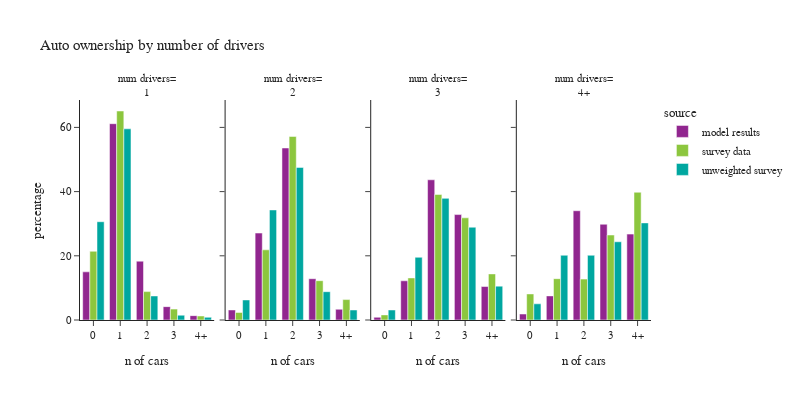

The code cell stored with this chart in its notebook:
### Code cell
plot_auto(hh_data.loc[hh_data['num_drivers_simple']!="0"],'num_drivers_simple','number of drivers','num drivers')

### Figure 1 — Plotly figure (JSON) as saved in the notebook; plotly's stock layout.template omitted (floating-point values rounded to 4 significant figures)
{"data": [{"alignmentgroup": "True", "hovertemplate": "source=model results<br>num_drivers_simple=1<br>auto_ownership_simple=%{x}<br>percentage=%{y}<extra></extra>", "legendgroup": "model results", "marker": {"color": "#91268F", "pattern": {"shape": ""}}, "name": "model results", "offsetgroup": "model results", "orientation": "v", "showlegend": true, "textposition": "auto", "type": "bar", "x": ["0", "1", "2", "3", "4+"], "xaxis": "x", "y": [15.0, 61.15, 18.33, 4.163, 1.359], "yaxis": "y"}, {"alignmentgroup": "True", "hovertemplate": "source=model results<br>num_drivers_simple=2<br>auto_ownership_simple=%{x}<br>percentage=%{y}<extra></extra>", "legendgroup": "model results", "marker": {"color": "#91268F", "pattern": {"shape": ""}}, "name": "model results", "offsetgroup": "model results", "orientation": "v", "showlegend": false, "textposition": "auto", "type": "bar", "x": ["0", "1", "2", "3", "4+"], "xaxis": "x2", "y": [3.127, 27.08, 53.59, 12.86, 3.342], "yaxis": "y2"}, {"alignmentgroup": "True", "hovertemplate": "source=model results<br>num_drivers_simple=3<br>auto_ownership_simple=%{x}<br>percentage=%{y}<extra></extra>", "legendgroup": "model results", "marker": {"color": "#91268F", "pattern": {"shape": ""}}, "name": "model results", "offsetgroup": "model results", "orientation": "v", "showlegend": false, "textposition": "auto", "type": "bar", "x": ["0", "1", "2", "3", "4+"], "xaxis": "x3", "y": [0.8429, 12.21, 43.68, 32.84, 10.43], "yaxis": "y3"}, {"alignmentgroup": "True", "hovertemplate": "source=model results<br>num_drivers_simple=4+<br>auto_ownership_simple=%{x}<br>percentage=%{y}<extra></extra>", "legendgroup": "model results", "marker": {"color": "#91268F", "pattern": {"shape": ""}}, "name": "model results", "offsetgroup": "model results", "orientation": "v", "showlegend": false, "textposition": "auto", "type": "bar", "x": ["0", "1", "2", "3", "4+"], "xaxis": "x4", "y": [1.863, 7.514, 34.04, 29.83, 26.76], "yaxis": "y4"}, {"alignmentgroup": "True", "hovertemplate": "source=survey data<br>num_drivers_simple=1<br>auto_ownership_simple=%{x}<br>percentage=%{y}<extra></extra>", "legendgroup": "survey data", "marker": {"color": "#8CC63E", "pattern": {"shape": ""}}, "name": "survey data", "offsetgroup": "survey data", "orientation": "v", "showlegend": true, "textposition": "auto", "type": "bar", "x": ["0", "1", "2", "3", "4+"], "xaxis": "x", "y": [21.4, 65.11, 8.845, 3.391, 1.251], "yaxis": "y"}, {"alignmentgroup": "True", "hovertemplate": "source=survey data<br>num_drivers_simple=2<br>auto_ownership_simple=%{x}<br>percentage=%{y}<extra></extra>", "legendgroup": "survey data", "marker": {"color": "#8CC63E", "pattern": {"shape": ""}}, "name": "survey data", "offsetgroup": "survey data", "orientation": "v", "showlegend": false, "textposition": "auto", "type": "bar", "x": ["0", "1", "2", "3", "4+"], "xaxis": "x2", "y": [2.352, 21.86, 57.19, 12.24, 6.36], "yaxis": "y2"}, {"alignmentgroup": "True", "hovertemplate": "source=survey data<br>num_drivers_simple=3<br>auto_ownership_simple=%{x}<br>percentage=%{y}<extra></extra>", "legendgroup": "survey data", "marker": {"color": "#8CC63E", "pattern": {"shape": ""}}, "name": "survey data", "offsetgroup": "survey data", "orientation": "v", "showlegend": false, "textposition": "auto", "type": "bar", "x": ["0", "1", "2", "3", "4+"], "xaxis": "x3", "y": [1.595, 13.11, 39.1, 31.83, 14.36], "yaxis": "y3"}, {"alignmentgroup": "True", "hovertemplate": "source=survey data<br>num_drivers_simple=4+<br>auto_ownership_simple=%{x}<br>percentage=%{y}<extra></extra>", "legendgroup": "survey data", "marker": {"color": "#8CC63E", "pattern": {"shape": ""}}, "name": "survey data", "offsetgroup": "survey data", "orientation": "v", "showlegend": false, "textposition": "auto", "type": "bar", "x": ["0", "1", "2", "3", "4+"], "xaxis": "x4", "y": [8.121, 12.87, 12.74, 26.47, 39.8], "yaxis": "y4"}, {"alignmentgroup": "True", "hovertemplate": "source=unweighted survey<br>num_drivers_simple=1<br>auto_ownership_simple=%{x}<br>percentage=%{y}<extra></extra>", "legendgroup": "unweighted survey", "marker": {"color": "#00A7A0", "pattern": {"shape": ""}}, "name": "unweighted survey", "offsetgroup": "unweighted survey", "orientation": "v", "showlegend": true, "textposition": "auto", "type": "bar", "x": ["0", "1", "2", "3", "4+"], "xaxis": "x", "y": [30.62, 59.56, 7.49, 1.498, 0.8388], "yaxis": "y"}, {"alignmentgroup": "True", "hovertemplate": "source=unweighted survey<br>num_drivers_simple=2<br>auto_ownership_simple=%{x}<br>percentage=%{y}<extra></extra>", "legendgroup": "unweighted survey", "marker": {"color": "#00A7A0", "pattern": {"shape": ""}}, "name": "unweighted survey", "offsetgroup": "unweighted survey", "orientation": "v", "showlegend": false, "textposition": "auto", "type": "bar", "x": ["0", "1", "2", "3", "4+"], "xaxis": "x2", "y": [6.243, 34.28, 47.54, 8.817, 3.122], "yaxis": "y2"}, {"alignmentgroup": "True", "hovertemplate": "source=unweighted survey<br>num_drivers_simple=3<br>auto_ownership_simple=%{x}<br>percentage=%{y}<extra></extra>", "legendgroup": "unweighted survey", "marker": {"color": "#00A7A0", "pattern": {"shape": ""}}, "name": "unweighted survey", "offsetgroup": "unweighted survey", "orientation": "v", "showlegend": false, "textposition": "auto", "type": "bar", "x": ["0", "1", "2", "3", "4+"], "xaxis": "x3", "y": [3.125, 19.53, 37.89, 28.91, 10.55], "yaxis": "y3"}, {"alignmentgroup": "True", "hovertemplate": "source=unweighted survey<br>num_drivers_simple=4+<br>auto_ownership_simple=%{x}<br>percentage=%{y}<extra></extra>", "legendgroup": "unweighted survey", "marker": {"color": "#00A7A0", "pattern": {"shape": ""}}, "name": "unweighted survey", "offsetgroup": "unweighted survey", "orientation": "v", "showlegend": false, "textposition": "auto", "type": "bar", "x": ["0", "1", "2", "3", "4+"], "xaxis": "x4", "y": [5.042, 20.17, 20.17, 24.37, 30.25], "yaxis": "y4"}], "layout": {"annotations": [{"font": {}, "showarrow": false, "text": "num drivers=<br>1", "x": 0.1175, "xanchor": "center", "xref": "paper", "y": 1.0, "yanchor": "bottom", "yref": "paper"}, {"font": {}, "showarrow": false, "text": "num drivers=<br>2", "x": 0.3725, "xanchor": "center", "xref": "paper", "y": 1.0, "yanchor": "bottom", "yref": "paper"}, {"font": {}, "showarrow": false, "text": "num drivers=<br>3", "x": 0.6275, "xanchor": "center", "xref": "paper", "y": 1.0, "yanchor": "bottom", "yref": "paper"}, {"font": {}, "showarrow": false, "text": "num drivers=<br>4+", "x": 0.8825, "xanchor": "center", "xref": "paper", "y": 1.0, "yanchor": "bottom", "yref": "paper"}], "barmode": "group", "font": {"size": 11}, "height": 400, "legend": {"title": {"text": "source"}, "tracegroupgap": 0}, "title": {"text": "Auto ownership by number of drivers"}, "width": 800, "xaxis": {"anchor": "y", "domain": [0.0, 0.235], "title": {"text": "n of cars"}}, "xaxis2": {"anchor": "y2", "domain": [0.255, 0.49], "matches": "x", "title": {"text": "n of cars"}}, "xaxis3": {"anchor": "y3", "domain": [0.51, 0.745], "matches": "x", "title": {"text": "n of cars"}}, "xaxis4": {"anchor": "y4", "domain": [0.765, 1.0], "matches": "x", "title": {"text": "n of cars"}}, "yaxis": {"anchor": "x", "domain": [0.0, 1.0], "title": {"text": "percentage"}}, "yaxis2": {"anchor": "x2", "domain": [0.0, 1.0], "matches": "y", "showticklabels": false}, "yaxis3": {"anchor": "x3", "domain": [0.0, 1.0], "matches": "y", "showticklabels": false}, "yaxis4": {"anchor": "x4", "domain": [0.0, 1.0], "matches": "y", "showticklabels": false}}}
